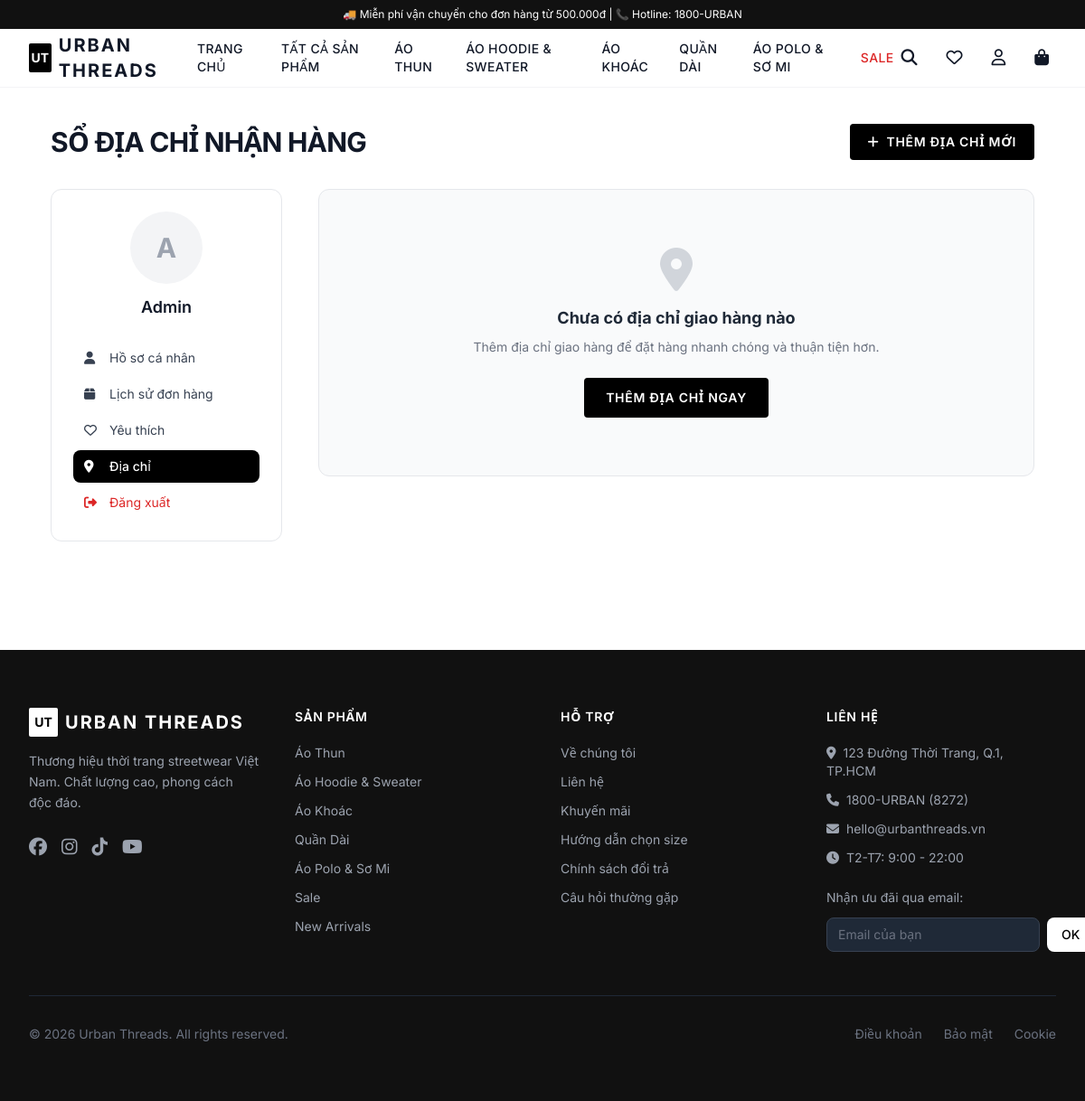
Screenshot of /accounts/addresses/ (signed in) with the database file from the repository.
### products/models.py (models this page shows, shortened)
class Category(models.Model):
    name = models.CharField(max_length=100, verbose_name="Tên danh mục")
    slug = models.SlugField(unique=True, blank=True)
    description = models.TextField(blank=True, verbose_name="Mô tả")
    image = models.ImageField(upload_to='categories/', blank=True, null=True, verbose_name="Ảnh danh mục")
    parent = models.ForeignKey('self', on_delete=models.SET_NULL, null=True, blank=True,
                               related_name='children', verbose_name="Danh mục cha")
    is_active = models.BooleanField(default=True, verbose_name="Hiển thị")
    order = models.IntegerField(default=0, verbose_name="Thứ tự")
    created_at = models.DateTimeField(auto_now_add=True)
    class Meta:
        verbose_name = 'Danh mục'
        verbose_name_plural = 'Danh mục'
        ordering = ['order', 'name']
    def get_absolute_url(self):
        return reverse('category_detail', kwargs={'slug': self.slug})

### accounts/models.py (models this page shows, shortened)
class User(AbstractUser):
    email = models.EmailField(_('email address'), unique=True)
    phone = models.CharField(max_length=15, blank=True, null=True, verbose_name="Số điện thoại")
    avatar = models.ImageField(upload_to='avatars/', blank=True, null=True, verbose_name="Ảnh đại diện")
    date_of_birth = models.DateField(blank=True, null=True, verbose_name="Ngày sinh")
    is_email_verified = models.BooleanField(default=False)
    USERNAME_FIELD = 'email'
    REQUIRED_FIELDS = ['username']
    class Meta:
        verbose_name = 'Người dùng'
        verbose_name_plural = 'Người dùng'
    def get_full_name(self):
        return f"{self.first_name} {self.last_name}".strip() or self.email

### accounts/views.py (the view)
# urls.py: path('addresses/', views.address_list_view, name='address_list'),
@login_required
def address_list_view(request):
    addresses = request.user.addresses.all()
    return render(request, 'accounts/address_list.html', {'addresses': addresses})

### cart/context_processors.py (called while the page is built)
def cart_processor(request):
    cart_count = 0
    if request.user.is_authenticated:
        try:
            cart = Cart.objects.get(user=request.user)
            cart_count = cart.total_items
        except Cart.DoesNotExist:
            pass
    elif hasattr(request.session, 'session_key') and request.session.session_key:
        try:
            cart = Cart.objects.get(session_key=request.session.session_key)
            cart_count = cart.total_items
        except Cart.DoesNotExist:
            pass
    return {'cart_count': cart_count}

### cart/models.py (called while the page is built)
    @property
    def total_items(self):
        return sum(item.quantity for item in self.items.all())

### products/context_processors.py (called while the page is built)
def categories_processor(request):
    main_categories = Category.objects.filter(is_active=True, parent=None).order_by('order')
    return {'main_categories': main_categories}

### templates/accounts/address_list.html (shortened to what this page needs)
{% extends 'base.html' %}
{% block content %}
<div class="max-w-6xl mx-auto px-4 sm:px-6 lg:px-8 py-10">
    <div class="flex justify-between items-center mb-8">
        <h1 class="text-3xl font-bold uppercase tracking-tight">Sổ địa chỉ nhận hàng</h1>
        <a href="{% url 'address_add' %}" class="px-5 py-2.5 bg-black text-white text-sm font-semibold uppercase tracking-wider rounded hover:bg-gray-800 transition">
            <i class="fas fa-plus mr-2"></i>Thêm địa chỉ mới
        </a>
    </div>
    <div class="flex flex-col lg:flex-row gap-10">
        <aside class="w-full lg:w-64 flex-shrink-0">
            <div class="bg-white border border-gray-200 rounded-xl p-6">
                <div class="flex flex-col items-center mb-6">
                    <div class="w-20 h-20 rounded-full bg-gray-100 flex items-center justify-center text-3xl font-bold text-gray-400 mb-3">
                        {{ user.first_name|first|default:user.email|first|upper }}
                    </div>
                    <h3 class="font-semibold text-lg">{{ user.get_full_name|default:user.email }}</h3>
                </div>
                <nav class="space-y-1 text-sm">
                    <a href="{% url 'profile' %}" class="flex items-center gap-3 px-3 py-2 rounded-lg text-gray-700 hover:bg-gray-50">
                        <i class="fas fa-user w-4"></i> Hồ sơ cá nhân
                    </a>
                    <a href="{% url 'order_history' %}" class="flex items-center gap-3 px-3 py-2 rounded-lg text-gray-700 hover:bg-gray-50">
                        <i class="fas fa-box w-4"></i> Lịch sử đơn hàng
                    </a>
                    <a href="{% url 'wishlist' %}" class="flex items-center gap-3 px-3 py-2 rounded-lg text-gray-700 hover:bg-gray-50">
                        <i class="far fa-heart w-4"></i> Yêu thích
                    </a>
                    <a href="{% url 'address_list' %}" class="flex items-center gap-3 px-3 py-2 rounded-lg bg-black text-white font-medium">
                        <i class="fas fa-map-marker-alt w-4"></i> Địa chỉ
                    </a>
                    <a href="{% url 'logout' %}" class="flex items-center gap-3 px-3 py-2 rounded-lg text-red-600 hover:bg-red-50">
                        <i class="fas fa-sign-out-alt w-4"></i> Đăng xuất
                    </a>
                </nav>
            </div>
        </aside>
        <div class="flex-1">
            {% if addresses %}
            <div class="grid grid-cols-1 md:grid-cols-2 gap-6">
                {% for address in addresses %}
                <div class="bg-white border {% if address.is_default %}border-black ring-1 ring-black{% else %}border-gray-200{% endif %} rounded-xl p-6 relative flex flex-col justify-between">
                    <div>
                        <div class="flex justify-between items-start mb-3">
                            <h3 class="font-bold text-base text-gray-900">{{ address.full_name }}</h3>
                            {% if address.is_default %}
                            <span class="text-[11px] bg-black text-white px-2 py-0.5 rounded font-semibold uppercase">Mặc định</span>
                            {% endif %}
                        </div>
                        <p class="text-sm text-gray-600 mb-2"><i class="fas fa-phone w-4 text-gray-400"></i> {{ address.phone }}</p>
                        <p class="text-sm text-gray-700 leading-relaxed"><i class="fas fa-map-marker-alt w-4 text-gray-400"></i> {{ address.street_address }}, {{ address.ward }}, {{ address.district }}, {{ address.province }}</p>
                    </div>
                    <div class="flex items-center gap-4 mt-6 pt-4 border-t border-gray-100 text-sm">
                        <a href="{% url 'address_edit' address.id %}" class="text-blue-600 hover:underline font-medium">
                            <i class="fas fa-edit mr-1"></i>Sửa
                        </a>
                        <form action="{% url 'address_delete' address.id %}" method="POST" onsubmit="return confirm('Bạn có chắc muốn xóa địa chỉ này?')">
                            {% csrf_token %}
                            <button type="submit" class="text-red-500 hover:underline font-medium">
                                <i class="fas fa-trash-alt mr-1"></i>Xóa
                            </button>
                        </form>
                    </div>
                </div>
                {% endfor %}
            </div>
            {% else %}
            <div class="text-center py-16 bg-gray-50 border border-gray-200 rounded-xl">
                <i class="fas fa-map-marker-alt text-5xl text-gray-300 mb-4"></i>
                <h3 class="text-lg font-bold text-gray-800 mb-2">Chưa có địa chỉ giao hàng nào</h3>
                <p class="text-gray-500 text-sm mb-6">Thêm địa chỉ giao hàng để đặt hàng nhanh chóng và thuận tiện hơn.</p>
                <a href="{% url 'address_add' %}" class="inline-block px-6 py-3 bg-black text-white text-sm font-semibold uppercase tracking-wider rounded hover:bg-gray-800 transition">
                    Thêm địa chỉ ngay
                </a>
            </div>
            {% endif %}
        </div>
    </div>
</div>
{% endblock %}

### templates/base.html (shortened to what this page needs)
{% load static %}
<!DOCTYPE html>
<html lang="vi" class="scroll-smooth">
<head>
    <script src="https://cdn.tailwindcss.com"></script>
    <link rel="stylesheet" href="https://cdnjs.cloudflare.com/ajax/libs/font-awesome/6.5.0/css/all.min.css">
</head>
<body class="bg-white text-gray-900 font-sans" x-data="{ cartOpen: false, mobileMenuOpen: false, searchOpen: false }">
    <header class="sticky top-0 z-50 bg-white sticky-header" id="main-header">
        <div class="bg-brand text-white text-xs text-center py-2 px-4">
            <p>🚚 Miễn phí vận chuyển cho đơn hàng từ 500.000đ | 📞 Hotline: 1800-URBAN</p>
        </div>
        <nav class="border-b border-gray-100">
            <div class="max-w-7xl mx-auto px-4 sm:px-6 lg:px-8">
                <div class="flex items-center justify-between h-16">
                    <a href="{% url 'home' %}" class="flex items-center gap-2">
                        <div class="w-8 h-8 bg-black rounded-sm flex items-center justify-center">
                            <span class="text-white font-bold text-sm">UT</span>
                        </div>
                        <span class="text-xl font-bold tracking-widest uppercase">Urban Threads</span>
                    </a>
                    <div class="hidden lg:flex items-center gap-8">
                        <a href="{% url 'home' %}" class="nav-link text-sm font-medium uppercase tracking-wide hover:text-accent">Trang chủ</a>
                        <a href="{% url 'product_list' %}" class="nav-link text-sm font-medium uppercase tracking-wide hover:text-accent">Tất cả sản phẩm</a>
                        {% for cat in main_categories %}
                        <a href="{{ cat.get_absolute_url }}" class="nav-link text-sm font-medium uppercase tracking-wide hover:text-accent">{{ cat.name }}</a>
                        {% endfor %}
                        <a href="{% url 'product_list' %}?on_sale=1" class="nav-link text-sm font-medium uppercase tracking-wide text-red-600 hover:text-red-800">SALE</a>
                    </div>
                    <div class="flex items-center gap-4">
                        <button @click="searchOpen = !searchOpen" class="p-2 hover:text-accent transition-colors">
                            <i class="fas fa-search text-lg"></i>
                        </button>
                        {% if user.is_authenticated %}
                        <a href="{% url 'wishlist' %}" class="p-2 hover:text-accent transition-colors hidden sm:block">
                            <i class="far fa-heart text-lg"></i>
                        </a>
                        {% endif %}
                        <div class="relative" x-data="{ open: false }">
                            <button @click="open = !open" class="p-2 hover:text-accent transition-colors">
                                <i class="far fa-user text-lg"></i>
                            </button>
                        </div>
                        <button @click="cartOpen = true" class="relative p-2 hover:text-accent transition-colors">
                            <i class="fas fa-shopping-bag text-lg"></i>
                        </button>
                    </div>
                </div>
            </div>
        </nav>
    </header>
    <main>
        {% block content %}{% endblock %}
    </main>
    <footer class="bg-brand text-white mt-20">
        <div class="max-w-7xl mx-auto px-4 sm:px-6 lg:px-8 py-16">
            <div class="grid grid-cols-1 md:grid-cols-2 lg:grid-cols-4 gap-10">
                <div>
                    <div class="flex items-center gap-2 mb-4">
                        <div class="w-8 h-8 bg-white rounded-sm flex items-center justify-center">
                            <span class="text-black font-bold text-sm">UT</span>
                        </div>
                        <span class="text-xl font-bold tracking-widest uppercase">Urban Threads</span>
                    </div>
                    <p class="text-gray-400 text-sm leading-relaxed">
                        Thương hiệu thời trang streetwear Việt Nam. Chất lượng cao, phong cách độc đáo.
                    </p>
                    <div class="flex gap-4 mt-6">
                        <a href="#" class="text-gray-400 hover:text-white transition"><i class="fab fa-facebook text-xl"></i></a>
                        <a href="#" class="text-gray-400 hover:text-white transition"><i class="fab fa-instagram text-xl"></i></a>
                        <a href="#" class="text-gray-400 hover:text-white transition"><i class="fab fa-tiktok text-xl"></i></a>
                        <a href="#" class="text-gray-400 hover:text-white transition"><i class="fab fa-youtube text-xl"></i></a>
                    </div>
                </div>
                <div>
                    <h4 class="font-semibold uppercase tracking-wider mb-5 text-sm">Sản phẩm</h4>
                    <ul class="space-y-3 text-sm text-gray-400">
                        {% for cat in main_categories %}
                        <li><a href="{{ cat.get_absolute_url }}" class="hover:text-white transition">{{ cat.name }}</a></li>
                        {% endfor %}
                        <li><a href="{% url 'product_list' %}?on_sale=1" class="hover:text-white transition">Sale</a></li>
                        <li><a href="{% url 'product_list' %}?is_new=1" class="hover:text-white transition">New Arrivals</a></li>
                    </ul>
                </div>
                <div>
                    <h4 class="font-semibold uppercase tracking-wider mb-5 text-sm">Hỗ trợ</h4>
                    <ul class="space-y-3 text-sm text-gray-400">
                        <li><a href="{% url 'about' %}" class="hover:text-white transition">Về chúng tôi</a></li>
                        <li><a href="{% url 'contact' %}" class="hover:text-white transition">Liên hệ</a></li>
                        <li><a href="{% url 'promotions' %}" class="hover:text-white transition">Khuyến mãi</a></li>
                        <li><a href="#" class="hover:text-white transition">Hướng dẫn chọn size</a></li>
                        <li><a href="#" class="hover:text-white transition">Chính sách đổi trả</a></li>
                        <li><a href="#" class="hover:text-white transition">Câu hỏi thường gặp</a></li>
                    </ul>
                </div>
                <div>
                    <h4 class="font-semibold uppercase tracking-wider mb-5 text-sm">Liên hệ</h4>
                    <ul class="space-y-3 text-sm text-gray-400">
                        <li><i class="fas fa-map-marker-alt mr-2"></i>123 Đường Thời Trang, Q.1, TP.HCM</li>
                        <li><i class="fas fa-phone mr-2"></i>1800-URBAN (8272)</li>
                        <li><i class="fas fa-envelope mr-2"></i>hello@urbanthreads.vn</li>
                        <li><i class="fas fa-clock mr-2"></i>T2-T7: 9:00 - 22:00</li>
                    </ul>
                    <div class="mt-6">
                        <p class="text-sm text-gray-400 mb-3">Nhận ưu đãi qua email:</p>
                        <form class="flex gap-2">
                            <input type="email" placeholder="Email của bạn"
                                   class="flex-1 px-3 py-2 bg-gray-800 border border-gray-700 rounded-lg text-sm text-white placeholder-gray-500 focus:outline-none focus:border-white">
                            <button type="submit" class="px-4 py-2 bg-white text-black text-sm font-medium rounded-lg hover:bg-gray-100 transition">
                                OK
                            </button>
                        </form>
                    </div>
                </div>
            </div>
            <div class="border-t border-gray-800 mt-12 pt-8 flex flex-col sm:flex-row justify-between items-center gap-4 text-sm text-gray-500">
                <p>© 2026 Urban Threads. All rights reserved.</p>
                <div class="flex gap-6">
                    <a href="#" class="hover:text-gray-300 transition">Điều khoản</a>
                    <a href="#" class="hover:text-gray-300 transition">Bảo mật</a>
                    <a href="#" class="hover:text-gray-300 transition">Cookie</a>
                </div>
            </div>
        </div>
    </footer>
</body>
</html>

### templates/base.html (style rules this page uses)
.nav-link { transition: all 0.2s ease; }
.sticky-header { transition: box-shadow 0.3s ease; }

### rows the page displays
Category: name "ÁO THUN", name "Áo Thun"
Category: name "ÁO HOODIE & SWEATER", name "Áo Hoodie & Sweater"
Category: name "ÁO KHOÁC", name "Áo Khoác"
Category: name "QUẦN DÀI", name "Quần Dài"
Category: name "ÁO POLO & SƠ MI", name "Áo Polo & Sơ Mi"
User: first_name|first "A", get_full_name "Admin"
